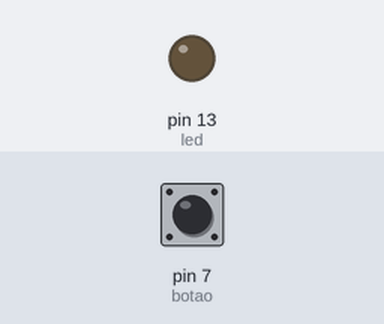
A sketch run on a simulated Arduino Uno, built with avr-gcc and run on an emulated ATmega328P. On the bench: output pins drawn as LEDs (lit = HIGH). The inputs (shaded band) are chosen by the test bench; at power-on: pin 7 (botao) LOW.

Above: at 1.2 s.
1.3 s: pin 7 (botao) pulled HIGH for 0.15 s
At 2.5 s:
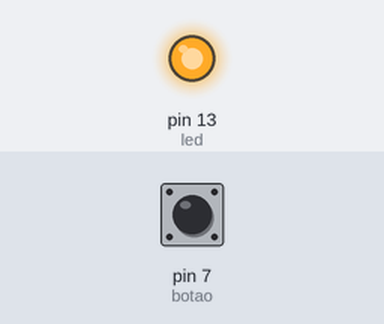
2.9 s: pin 7 (botao) pulled HIGH for 1 s
At 5.0 s:
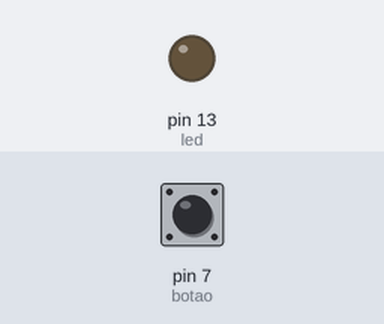
5.4 s: pin 7 (botao) pulled HIGH for 3.2 s
At 9.7 s:
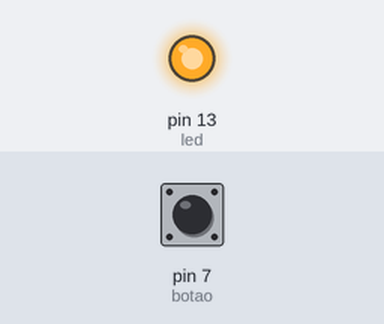
Timing chart, 0 to 11.2 s (numbered marks = the images above; inputs shaded):
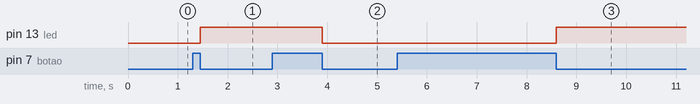

Measured:
- after the input at 1.3 s, pin 13 (led): LOW → HIGH after 0.15 s
- after the input at 2.9 s, pin 13 (led): HIGH → LOW after 1.0 s
- after the input at 5.4 s, pin 13 (led): LOW → HIGH after 3.2 s

The sketch:

Led_com-botao.ino
```cpp
#define led 13
#define botao 7
int btnclicado =0;
int btnliberado =0;

void trocaLed(){
  if(digitalRead(led)==HIGH){
    digitalWrite(led, LOW);}
  else{
  digitalWrite(led, HIGH);}
  }

void keyup(){
  if ((btnclicado == 1) and (btnliberado ==1)){
    btnclicado = 0;
    btnliberado =0;
    trocaLed();
  }
}

void setup() {
  // put your setup code here, to run once:
  pinMode(led,OUTPUT);
  pinMode(botao, INPUT);

}

void loop() {
  // put your main code here, to run repeatedly:
  if (digitalRead(botao) == HIGH){
    btnclicado =1;
    btnliberado = 0;}
  else{
    btnliberado = 1;
  }
  keyup();
}
```
